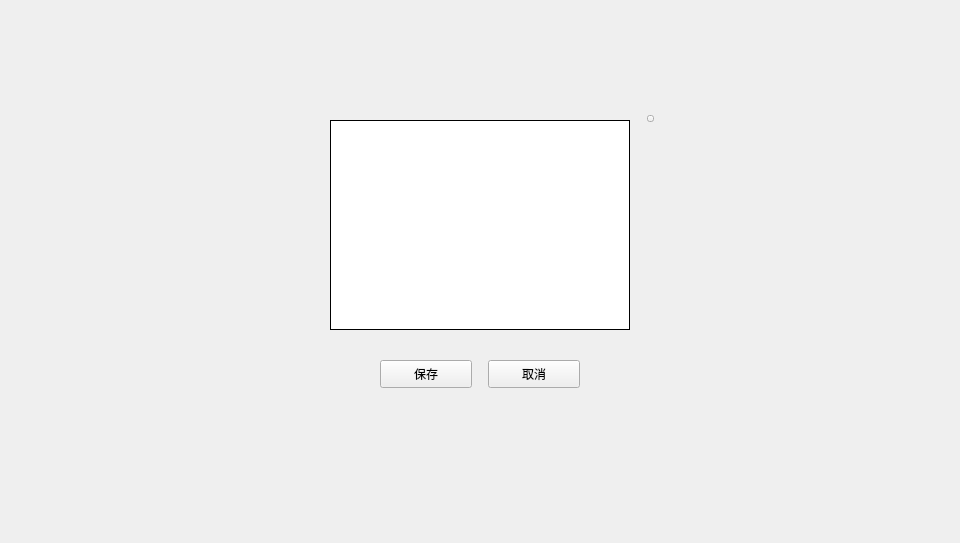
<?xml version="1.0" encoding="UTF-8"?>
<ui version="4.0">
 <class>AutoWithdrawSetDialog</class>
 <widget class="QDialog" name="AutoWithdrawSetDialog">
  <property name="geometry">
   <rect>
    <x>0</x>
    <y>0</y>
    <width>960</width>
    <height>543</height>
   </rect>
  </property>
  <property name="windowTitle">
   <string>Dialog</string>
  </property>
  <widget class="QWidget" name="widget" native="true">
   <property name="geometry">
    <rect>
     <x>0</x>
     <y>0</y>
     <width>960</width>
     <height>543</height>
    </rect>
   </property>
   <widget class="QWidget" name="containerWidget" native="true">
    <property name="geometry">
     <rect>
      <x>300</x>
      <y>110</y>
      <width>360</width>
      <height>300</height>
     </rect>
    </property>
    <widget class="QToolButton" name="cancelBtn">
     <property name="geometry">
      <rect>
       <x>188</x>
       <y>250</y>
       <width>92</width>
       <height>28</height>
      </rect>
     </property>
     <property name="cursor">
      <cursorShape>PointingHandCursor</cursorShape>
     </property>
     <property name="styleSheet">
      <string notr="true"/>
     </property>
     <property name="text">
      <string>取消</string>
     </property>
    </widget>
    <widget class="QToolButton" name="okBtn">
     <property name="geometry">
      <rect>
       <x>80</x>
       <y>250</y>
       <width>92</width>
       <height>28</height>
      </rect>
     </property>
     <property name="cursor">
      <cursorShape>PointingHandCursor</cursorShape>
     </property>
     <property name="styleSheet">
      <string notr="true"/>
     </property>
     <property name="text">
      <string>保存</string>
     </property>
    </widget>
    <widget class="QToolButton" name="closeBtn">
     <property name="geometry">
      <rect>
       <x>347</x>
       <y>5</y>
       <width>7</width>
       <height>7</height>
      </rect>
     </property>
     <property name="cursor">
      <cursorShape>PointingHandCursor</cursorShape>
     </property>
     <property name="focusPolicy">
      <enum>Qt::NoFocus</enum>
     </property>
     <property name="styleSheet">
      <string notr="true"/>
     </property>
     <property name="text">
      <string/>
     </property>
    </widget>
    <widget class="QTableWidget" name="tableWidget">
     <property name="geometry">
      <rect>
       <x>30</x>
       <y>10</y>
       <width>300</width>
       <height>210</height>
      </rect>
     </property>
     <property name="cursor" stdset="0">
      <cursorShape>PointingHandCursor</cursorShape>
     </property>
     <property name="layoutDirection">
      <enum>Qt::LeftToRight</enum>
     </property>
     <property name="styleSheet">
      <string notr="true"/>
     </property>
     <property name="frameShape">
      <enum>QFrame::Box</enum>
     </property>
     <property name="frameShadow">
      <enum>QFrame::Plain</enum>
     </property>
     <property name="verticalScrollBarPolicy">
      <enum>Qt::ScrollBarAsNeeded</enum>
     </property>
     <property name="horizontalScrollBarPolicy">
      <enum>Qt::ScrollBarAlwaysOff</enum>
     </property>
     <property name="autoScroll">
      <bool>true</bool>
     </property>
     <property name="editTriggers">
      <set>QAbstractItemView::NoEditTriggers</set>
     </property>
     <property name="selectionMode">
      <enum>QAbstractItemView::NoSelection</enum>
     </property>
     <property name="iconSize">
      <size>
       <width>19</width>
       <height>12</height>
      </size>
     </property>
     <property name="showGrid">
      <bool>true</bool>
     </property>
     <property name="gridStyle">
      <enum>Qt::SolidLine</enum>
     </property>
     <property name="TableStyle" stdset="0">
      <string>table1</string>
     </property>
     <attribute name="horizontalHeaderVisible">
      <bool>false</bool>
     </attribute>
     <attribute name="horizontalHeaderCascadingSectionResizes">
      <bool>false</bool>
     </attribute>
     <attribute name="horizontalHeaderHighlightSections">
      <bool>false</bool>
     </attribute>
     <attribute name="verticalHeaderVisible">
      <bool>false</bool>
     </attribute>
     <attribute name="verticalHeaderHighlightSections">
      <bool>false</bool>
     </attribute>
     <column>
      <property name="text">
       <string>币种</string>
      </property>
      <property name="font">
       <font>
        <family>微软雅黑</family>
       </font>
      </property>
      <property name="textAlignment">
       <set>AlignCenter</set>
      </property>
     </column>
     <column>
      <property name="text">
       <string>自动签名限额</string>
      </property>
      <property name="textAlignment">
       <set>AlignCenter</set>
      </property>
     </column>
    </widget>
   </widget>
  </widget>
 </widget>
 <resources/>
 <connections/>
</ui>
